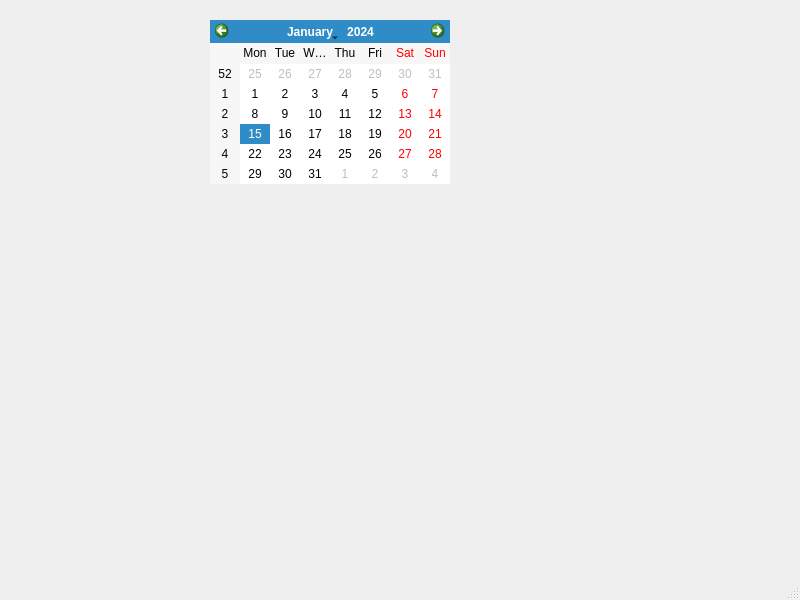
<?xml version="1.0" encoding="UTF-8"?>
<ui version="4.0">
 <class>SensorChart</class>
 <widget class="QMainWindow" name="SensorChart">
  <property name="geometry">
   <rect>
    <x>0</x>
    <y>0</y>
    <width>800</width>
    <height>600</height>
   </rect>
  </property>
  <property name="windowTitle">
   <string>MainWindow</string>
  </property>
  <widget class="QWidget" name="centralwidget">
   <widget class="QWidget" name="chartWidget" native="true">
    <property name="geometry">
     <rect>
      <x>40</x>
      <y>210</y>
      <width>691</width>
      <height>331</height>
     </rect>
    </property>
   </widget>
   <widget class="QCalendarWidget" name="calendarWidget">
    <property name="geometry">
     <rect>
      <x>210</x>
      <y>20</y>
      <width>240</width>
      <height>164</height>
     </rect>
    </property>
   </widget>
  </widget>
  <widget class="QMenuBar" name="menubar">
   <property name="geometry">
    <rect>
     <x>0</x>
     <y>0</y>
     <width>800</width>
     <height>21</height>
    </rect>
   </property>
  </widget>
  <widget class="QStatusBar" name="statusbar"/>
 </widget>
 <resources/>
 <connections/>
</ui>
